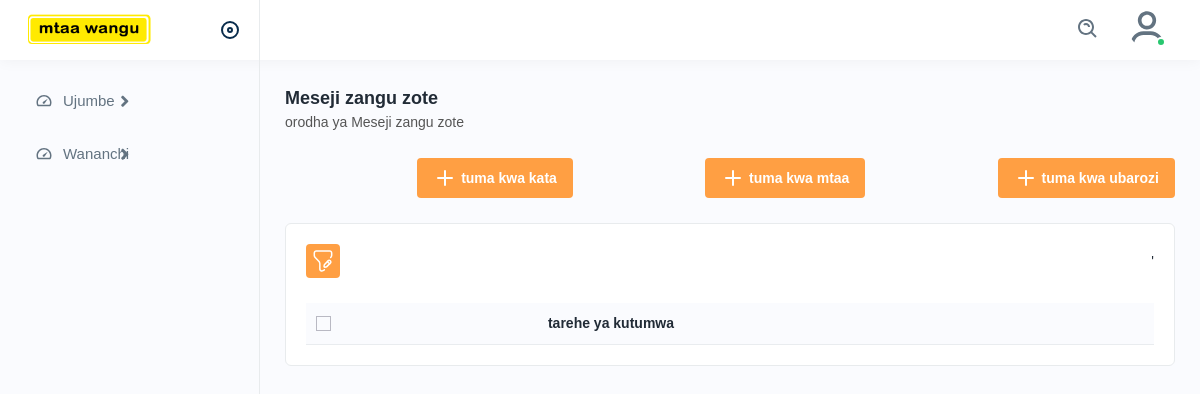
The app's page /mwenyekiti-jumbe/orodha-ya-jumbe/ (signed in), older data.
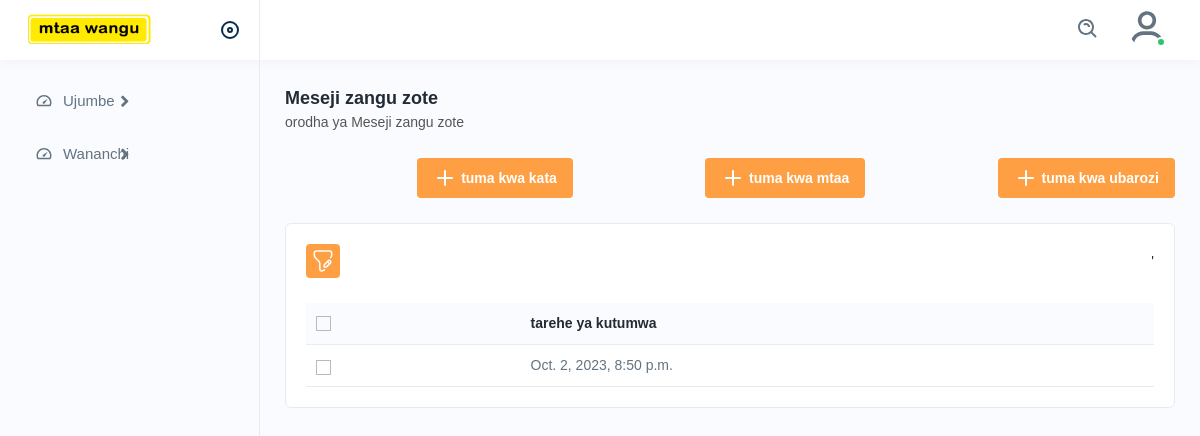
The same page, newer data.
### ujumbe/models.py (models this page shows, shortened)
class Ujumbe(models.Model):
    user = models.ForeignKey(User, on_delete=models.CASCADE, null=True, related_name="ujumbe_user")
    ujumbe = models.TextField()
    kata = models.ForeignKey(Kata, on_delete=models.CASCADE, null=True)
    wapokeaji = models.CharField(max_length=80, null=True, blank=True)
    date_created = models.DateTimeField(auto_now=True)
    class Meta:
        verbose_name_plural = 'Jumbe'

### accounts/decorators.py (the view)
    def wrapper_func(request, *args, **kwargs):
        group = None
        if request.user.groups.exists():
            group = request.user.groups.all()[0].name
        if group == 'mtendaji' and request.user.is_active:
            return redirect('mtendaji-dashibodi')
        elif group == 'mjumbe' and request.user.is_active:
            return redirect('mjumbe-dashibodi')
        elif request.user.is_staff and request.user.is_active:
            return redirect('staff-dashibodi')
        elif group == 'mwenyekiti' and request.user.is_active:
            return view_func(request, *args, **kwargs)
        else:
            return redirect('ingia')

### mwenyekiti/views.py (called while the page is built)
@login_required
@mwenyekiti_tu
def orodha_ya_jumbe(request):
    mwenyekiti = request.user.mwenyekiti
    kata = mwenyekiti.kata
    jumbe = ujumbe_models.Ujumbe.objects.filter(kata=kata)
    context = {
        'jumbe': jumbe,
    }
    return render(request, 'mwenyekiti/orodha.html', context)

### templates/mwenyekiti/orodha.html (shortened to what this page needs)
{% extends 'base/index.html' %}
{% load static %}
{% block page %}Meseji zangu zote{% endblock page %}
{% block slogan %}orodha ya Meseji zangu zote{% endblock slogan %}
{% block content %}
<div class="page-header">
    <div class="page-btn">
        <a href="{% url 'mwenyekiti-tuma-kwa-kata' %}" class="btn btn-added"><img src="{% static 'assets/img/icons/plus.svg' %}" alt="img" class="me-1">tuma kwa kata</a>
    </div>
    <div class="page-btn">
        <a href="{% url 'mwenyekiti-tuma-kwa-mtaa' %}" class="btn btn-added"><img src="{% static 'assets/img/icons/plus.svg' %}" alt="img" class="me-1">tuma kwa mtaa</a>
    </div>
    <div class="page-btn">
        <a href="{% url 'mwenyekiti-tuma-kwa-barozi' %}" class="btn btn-added"><img src="{% static 'assets/img/icons/plus.svg' %}" alt="img" class="me-1">tuma kwa ubarozi</a>
    </div>
</div>
<div class="card">
    <div class="card-body">
    <div class="table-top">
    <div class="search-set">
    <div class="search-path">
    <a class="btn btn-filter" id="filter_search">
        <img src="{% static 'assets/img/icons/filter.svg' %}" alt="img">
    </a>
    </div>
    <div class="search-input">
    <a class="btn btn-searchset"><img src="{% static 'assets/img/icons/search-white.svg' %}" alt="img"></a>
    </div>
    </div>
    <div class="wordset">'
    </div>
    </div>
    <div class="table-responsive">
    <table class="table  datanew">
    <thead>
    <tr>
    <th>
    <label class="checkboxs">
    <span class="checkmarks"></span>
    </label>
    </th>
    <th>tarehe ya kutumwa </th>
    </tr>
    </thead>
    <tbody>
    {% for pc in jumbe %}
    <tr>
    <td>
    <label class="checkboxs">
    <span class="checkmarks"></span>
    </label>
    </td>
    <td>{{pc.date_created}}</td>
    </tr>
    {% endfor %}
    </tbody>
    </table>
    </div>
    </div>
</div>
{% endblock %}

Row changes from the older to the newer data that the page shows:
added Ujumbe: date_created "Oct. 2, 2023, 8:50 p.m."
